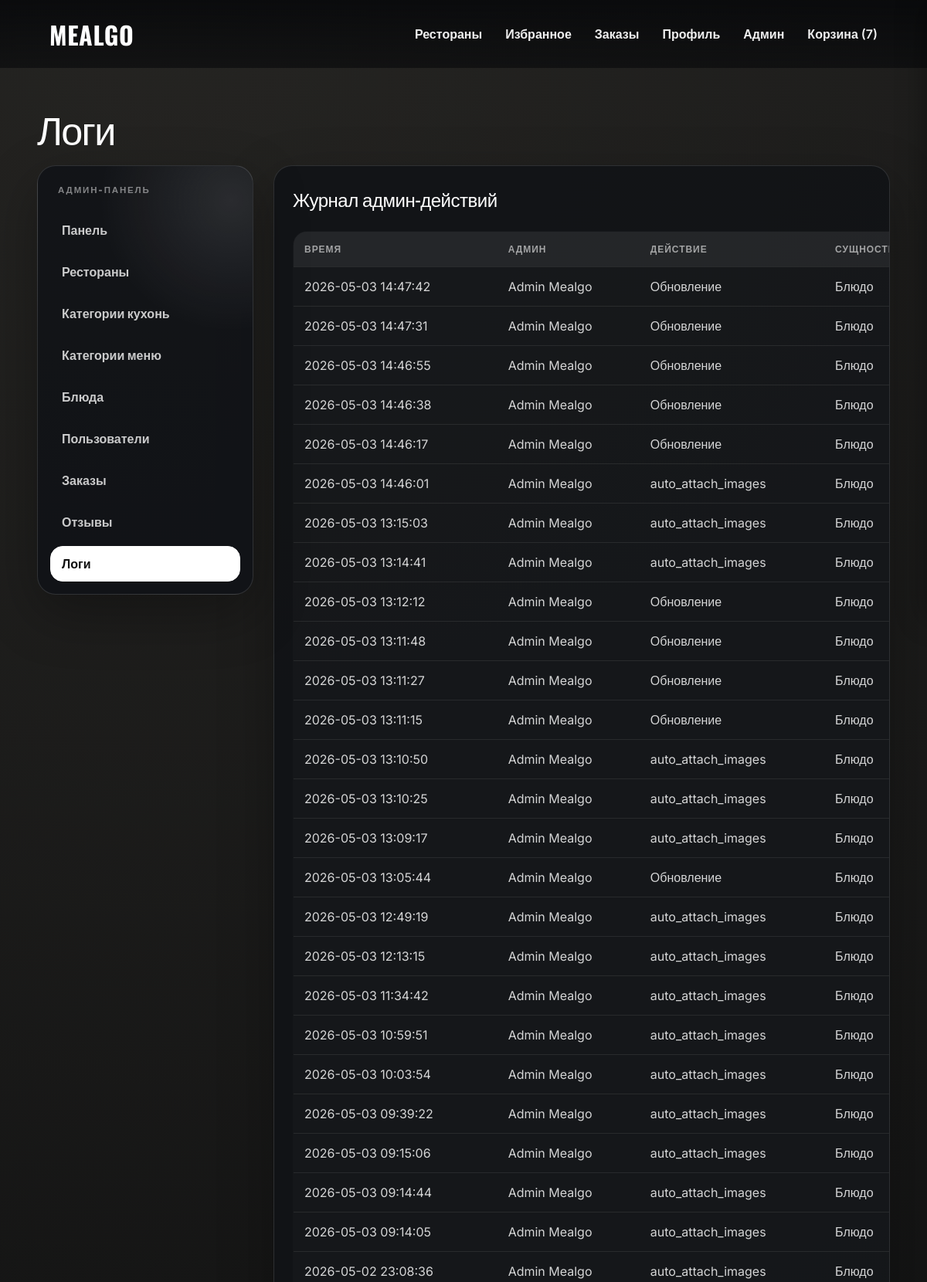
/public/admin/logs.php (signed in, upper part), run on the app's committed database.
### tables this page shows
CREATE TABLE `admin_logs` (
  `id` bigint(20) UNSIGNED NOT NULL,
  `admin_id` bigint(20) UNSIGNED NOT NULL,
  `action` varchar(180) NOT NULL,
  `entity_type` varchar(80) NOT NULL,
  `entity_id` bigint(20) DEFAULT NULL,
  `created_at` datetime NOT NULL
);

CREATE TABLE `users` (
  `id` bigint(20) UNSIGNED NOT NULL,
  `name` varchar(120) NOT NULL,
  `email` varchar(190) NOT NULL,
  `phone` varchar(30) DEFAULT NULL,
  `password_hash` varchar(255) NOT NULL,
  `role` enum('guest','user','admin') NOT NULL DEFAULT 'user',
  `email_verified_at` datetime DEFAULT NULL,
  `is_active` tinyint(1) NOT NULL DEFAULT 1,
  `created_at` datetime NOT NULL,
  `updated_at` datetime NOT NULL
);

### includes/db.php (called while the page is built, shortened)
<?php
function db(): PDO
{
    static $pdo = null;
    if ($pdo instanceof PDO) {
        return $pdo;
    }
    $cfg = require ROOT_PATH . '/config/database.php';
    $dsn = sprintf(
        'mysql:host=%s;port=%d;dbname=%s;charset=%s',
        $cfg['host'],
        $cfg['port'],
        $cfg['name'],
        $cfg['charset']
    );
    $pdo = new PDO($dsn, $cfg['user'], $cfg['pass'], [
        PDO::ATTR_ERRMODE => PDO::ERRMODE_EXCEPTION,
        PDO::ATTR_DEFAULT_FETCH_MODE => PDO::FETCH_ASSOC,
        PDO::ATTR_EMULATE_PREPARES => false,
    ]);
    return $pdo;
}
function db_all(string $sql, array $params = []): array
{
    $stmt = db()->prepare($sql);
    $stmt->execute($params);
    return $stmt->fetchAll();
}

### includes/functions.php (called while the page is built, shortened)
<?php
function e(?string $value): string
{
    return htmlspecialchars((string) ($value ?? ''), ENT_QUOTES | ENT_SUBSTITUTE, 'UTF-8');
}

### public/admin/logs.php (the view, shortened to what this page needs)
<?php
require_once ROOT_PATH . '/includes/admin_helpers.php';
$adminLogs = db_all(
    'SELECT al.*, u.name AS admin_name
     FROM admin_logs al
     JOIN users u ON u.id = al.admin_id
     ORDER BY al.created_at DESC
     LIMIT 100'
);
$adminActionLabels = [
    'create' => 'Создание',
    'update' => 'Обновление',
    'moderate' => 'Модерация',
    'toggle_active' => 'Смена активности',
    'update_status' => 'Смена статуса',
];
$entityLabels = [
    'restaurant' => 'Ресторан',
    'restaurant_category' => 'Категория ресторана',
    'menu_category' => 'Категория меню',
    'menu_item' => 'Блюдо',
    'user' => 'Пользователь',
    'review' => 'Отзыв',
    'order' => 'Заказ',
];
require ROOT_PATH . '/templates/header.php';
?>
<section class="container">
    <h1 style="margin-top:0;">Логи</h1>
    <div class="admin-layout">
        <div>
            <div class="panel">
                <h3 style="margin-top:0;">Журнал админ-действий</h3>
                <table>
                    <thead><tr><th>Время</th><th>Админ</th><th>Действие</th><th>Сущность</th><th>ID</th></tr></thead>
                    <tbody>
                    <?php foreach ($adminLogs as $log): ?>
                        <tr>
                            <td><?= e($log['created_at']) ?></td>
                            <td><?= e($log['admin_name']) ?></td>
                            <td><?= e($adminActionLabels[$log['action']] ?? $log['action']) ?></td>
                            <td><?= e($entityLabels[$log['entity_type']] ?? $log['entity_type']) ?></td>
                        </tr>
                    <?php endforeach; ?>
                    </tbody>
                </table>
            </div>
        </div>
    </div>
</section>
<?php require ROOT_PATH . '/templates/footer.php'; ?>

### data on the page
admin_logs: created_at "2026-05-03 14:47:42", admin.name "Admin Mealgo", action "Обновление", entity_type "Блюдо"
admin_logs: created_at "2026-05-03 14:47:31", admin.name "Admin Mealgo", action "Обновление", entity_type "Блюдо"
admin_logs: created_at "2026-05-03 14:46:55", admin.name "Admin Mealgo", action "Обновление", entity_type "Блюдо"
admin_logs: created_at "2026-05-03 14:46:38", admin.name "Admin Mealgo", action "Обновление", entity_type "Блюдо"
admin_logs: created_at "2026-05-03 14:46:17", admin.name "Admin Mealgo", action "Обновление", entity_type "Блюдо"
admin_logs: created_at "2026-05-03 14:46:01", admin.name "Admin Mealgo", action "auto_attach_images", entity_type "Блюдо"
admin_logs: created_at "2026-05-03 13:15:03", admin.name "Admin Mealgo", action "auto_attach_images", entity_type "Блюдо"
admin_logs: created_at "2026-05-03 13:14:41", admin.name "Admin Mealgo", action "auto_attach_images", entity_type "Блюдо"
admin_logs: created_at "2026-05-03 13:12:12", admin.name "Admin Mealgo", action "Обновление", entity_type "Блюдо"
admin_logs: created_at "2026-05-03 13:11:48", admin.name "Admin Mealgo", action "Обновление", entity_type "Блюдо"
admin_logs: created_at "2026-05-03 13:11:27", admin.name "Admin Mealgo", action "Обновление", entity_type "Блюдо"
admin_logs: created_at "2026-05-03 13:11:15", admin.name "Admin Mealgo", action "Обновление", entity_type "Блюдо"
admin_logs: created_at "2026-05-03 13:10:50", admin.name "Admin Mealgo", action "auto_attach_images", entity_type "Блюдо"
admin_logs: created_at "2026-05-03 13:10:25", admin.name "Admin Mealgo", action "auto_attach_images", entity_type "Блюдо"
admin_logs: created_at "2026-05-03 13:09:17", admin.name "Admin Mealgo", action "auto_attach_images", entity_type "Блюдо"
admin_logs: created_at "2026-05-03 13:05:44", admin.name "Admin Mealgo", action "Обновление", entity_type "Блюдо"
admin_logs: created_at "2026-05-03 12:49:19", admin.name "Admin Mealgo", action "auto_attach_images", entity_type "Блюдо"
admin_logs: created_at "2026-05-03 12:13:15", admin.name "Admin Mealgo", action "auto_attach_images", entity_type "Блюдо"
admin_logs: created_at "2026-05-03 11:34:42", admin.name "Admin Mealgo", action "auto_attach_images", entity_type "Блюдо"
admin_logs: created_at "2026-05-03 10:59:51", admin.name "Admin Mealgo", action "auto_attach_images", entity_type "Блюдо"
admin_logs: created_at "2026-05-03 10:03:54", admin.name "Admin Mealgo", action "auto_attach_images", entity_type "Блюдо"
admin_logs: created_at "2026-05-03 09:39:22", admin.name "Admin Mealgo", action "auto_attach_images", entity_type "Блюдо"
admin_logs: created_at "2026-05-03 09:15:06", admin.name "Admin Mealgo", action "auto_attach_images", entity_type "Блюдо"
admin_logs: created_at "2026-05-03 09:14:44", admin.name "Admin Mealgo", action "auto_attach_images", entity_type "Блюдо"
admin_logs: created_at "2026-05-03 09:14:05", admin.name "Admin Mealgo", action "auto_attach_images", entity_type "Блюдо"
admin_logs: created_at "2026-05-02 23:08:36", admin.name "Admin Mealgo", action "auto_attach_images", entity_type "Блюдо"

### other printed values
$cartCount "7"
$label "Панель"
$label "Рестораны"
$label "Категории кухонь"
$label "Категории меню"
$label "Блюда"
$label "Пользователи"
$label "Заказы"
$label "Отзывы"
$label "Логи"
